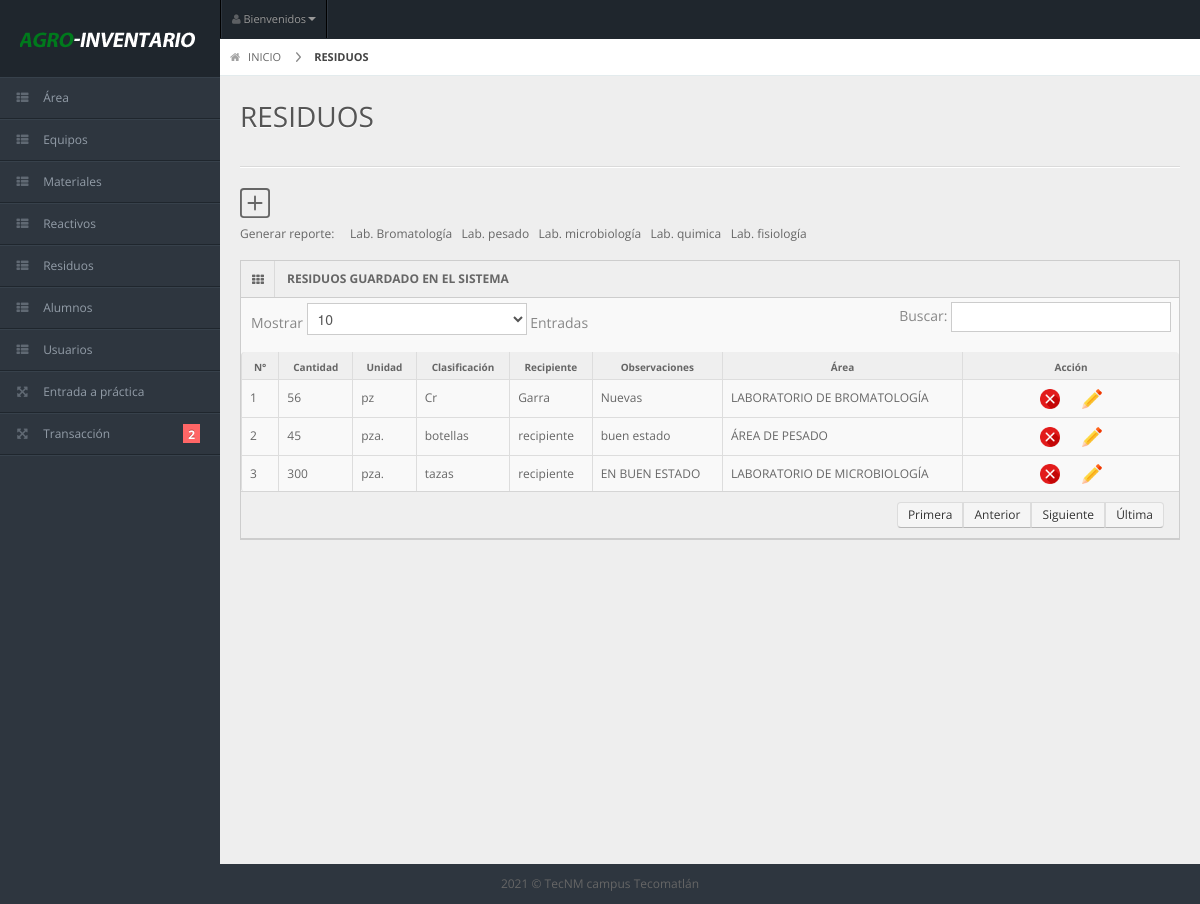
/l_residuos.php (signed in), run on the app's committed database.
### tables this page shows
CREATE TABLE `residuos` (
  `idresiduos` int(11) NOT NULL,
  `cantidad` int(11) NOT NULL,
  `unidad` varchar(30) NOT NULL,
  `clasificacion` varchar(30) NOT NULL,
  `recipiente` varchar(30) NOT NULL,
  `observaciones` varchar(30) NOT NULL,
  `idarea` int(11) NOT NULL
);

CREATE TABLE `area` (
  `idarea` int(11) NOT NULL,
  `nombrearea` varchar(60) DEFAULT NULL,
  `responsable` varchar(60) DEFAULT NULL
);

### l_residuos.php (the view, shortened to what this page needs)
 <?php
 if ($_SESSION['validar'] ==1) {
?>
<!DOCTYPE html>
<?php
require_once 'connect.php';
?>
<html lang="en">
<head>
  <link rel="stylesheet" href="css/bootstrap.min.css" />
  <link rel="stylesheet" href="css/bootstrap-responsive.min.css" />
  <link rel="stylesheet" href="css/uniform.css" />
  <link rel="stylesheet" href="css/select2.css" />
  <link rel="stylesheet" href="css/matrix-style.css" />
  <link rel="stylesheet" href="css/matrix-media.css" />
  <link href="font-awesome/css/font-awesome.css" rel="stylesheet" />
</head>
<body>
  <?php
  include('menu.php');
  ?>
  <div id="content">
    <div id="content-header">
      <div id="breadcrumb"> <a href="index.php" title="Go to Home" class="tip-bottom"><i class="icon-home"></i> INICIO</a> <a href="#" class="current">RESIDUOS</a> </div>
      <h1>RESIDUOS</h1>
    </div>
    <div class="container-fluid">
      <hr>
      <div class="row-fluid">
        <div class="span12">
           <a href="residuos.php"></a>
           <p> Generar reporte: &nbsp; &nbsp;
          <a href="pdf_res_bromato.php" target="_blank" >Lab. Bromatología</a>
          <a href="pdf_res_pesado.php" target="_blank" >Lab. pesado</a>
          <a href="pdf_res_micro.php" target="_blank" >Lab. microbiología</a>
          <a href="pdf_res_quimi.php" target="_blank" >Lab. quimica</a>
          <a href="pdf_res_fisio.php" target="_blank" >Lab. fisiología</a></p>
          <div class="widget-box">
            <div class="widget-title"> <span class="icon"><i class="icon-th"></i></span>
              <h5>RESIDUOS GUARDADO EN EL SISTEMA</h5>
            </div>
            <div class="widget-content nopadding">
              <table class="table table-bordered data-table">
                <thead>
                  <tr>
                    <th>N°</th>
                    <th>Cantidad</th>
                    <th>Unidad</th>
                    <th>Clasificación</th>
                    <th>Recipiente</th>
                    <th>Observaciones</th>
                    <th>Área</th>
                    <th>Acción</th>
                  </tr>
                </thead>
                <tbody>
                  <?php
                  $qreactivos = $conn->query("select residuos.idresiduos, residuos.cantidad, residuos.unidad, residuos.clasificacion, residuos.recipiente, residuos.observaciones, area.nombrearea
                   from residuos
                   inner join area on  area.idarea = residuos.idarea") or die(mysqli_error());
                  $count = 0;
                  while($fila = $qreactivos->fetch_array()){
                   $count++;
                   ?>
                   <tr>
                    <td><?php echo $count; ?></td>
                    <td><?php echo $fila['cantidad']?></td>
                    <td><?php echo $fila['unidad']?></td>
                    <td><?php echo $fila['clasificacion']?></td>
                    <td><?php echo $fila['recipiente']?></td>
                    <td><?php echo $fila['observaciones']?></td>
                    <td><?php echo $fila['nombrearea']?></td>
                   <td style="text-align: center; width: 200px;" >
                      <a onclick="preguntar(<?php echo $fila['idresiduos']?>)"><img src="img/boton-x.png"  width="20" height="20" border=0/> </a>
                      <?php echo "<a href='actualizar_residuo.php?idresiduos=".$fila['idresiduos']."'> <img src='img/boton-editar.png'  width='20' height='20' border=0/> </a>"; ?>
                    </td>
                  </tr>
                  <?php
                }
                ?>
              </tbody>
            </table>
          </div>
        </div>
      </div>
    </div>
  </div>
</div>
<div class="row-fluid">
  <div id="footer" class="span12"> 2021 &copy; TecNM campus Tecomatlán</a> </div>
</div>
</body>
</html>
<?php
}else{
  header("location:Login.php");
}
?>

### menu.php (shortened to what this page needs)
<div id="header">
  <h1>Inventario</h1>
</div>
<div id="user-nav" class="navbar navbar-inverse">
  <ul class="nav">
    <li  class="dropdown" id="profile-messages" ><a title="" href="index.php" data-toggle="dropdown" data-target="#profile-messages" class="dropdown-toggle"><i class="icon icon-user"></i>  <span class="text">Bienvenidos</span><b class="caret"></b></a>
    </li>
  </ul>
</div>
<div id="sidebar"><a href="#" class="visible-phone"><i class="icon icon-home"></i> TABLERO</a>
  <ul>
    <li> <a href="l_area.php"><i class="icon icon-th-list"></i> <span>Área</span></a></li>
    <li> <a href="l_equipos.php"><i class="icon icon-th-list"></i> <span>Equipos</span></a></li>
    <li> <a href="l_materiales.php"><i class="icon icon-th-list"></i> <span>Materiales</span></a></li>
    <li> <a href="l_reactivos.php"><i class="icon icon-th-list"></i> <span>Reactivos</span></a></li>
    <li> <a href="l_residuos.php"><i class="icon icon-th-list"></i> <span>Residuos</span></a></li>
    <li> <a href="l_usuario.php"><i class="icon icon-th-list"></i> <span>Alumnos</span></a></li>
    <li> <a href="l_usuarios.php"><i class="icon icon-th-list"></i> <span>Usuarios</span></a></li>
    <li class="submenu"> <a href="#"><i class="icon icon-fullscreen"></i> <span>Entrada a práctica</span></a>
    </li>
    <li class="submenu"> <a href="#"><i class="icon icon-fullscreen"></i> <span>Transacción</span> <span class="label label-important">2</span></a>
    </li>
  </ul>
</div>

### css/matrix-style.css (style rules this page uses)
* { outline:none !important; -moz-outline: none !important; }
html, body { height:100% }
body { overflow-x: hidden; margin-top: -10px; font-family: 'Open Sans', sans-serif; font-size:12px; color:#666; }
a { color:#666; }
select, textarea, input[type="text"], input[type="password"], input[type="datetime"], input[type="datetime-local"], input[type="date"], input[type="month"], input[type="time"], input[type="week"], input[type="number"], input[type="email"], input[type="url"], input[type="search"], input[type="tel"], input[type="color"], .uneditable-input, .label, .dropdown-menu, .btn, .well, .progress, .table-bordered, .btn-group > .btn:first-child, .btn-group > .btn:last-child, .btn-group > .btn:last-child, .btn-group > .dropdown-toggle, .alert { border-radius:0px; }
#footer { padding:10px; text-align:center; }
hr { border-top-color:#dadada; }
.label-important, .badge-important { background:#f74d4d; }
#header { height: 77px; position: relative; width: 100%; z-index: -9; }
#header h1 { background: url("../img/logo.png") no-repeat scroll 0 0 transparent; height: 31px; left: 20px; line-height: 600px; overflow: hidden; position: relative; top: 26px; width: 191px; }
#user-nav { position: absolute; left: 220px; top:0px; z-index: 20; margin: 0; }
#user-nav > ul { margin: 0; padding: 0; list-style: none; border-right: 1px solid #2e363f;border-left: 1px solid #000; }
#user-nav > ul > li { float: left; list-style-type: none; margin: 0; position: relative; padding: 0; border-left: 1px solid #2e363f; border-right: 1px solid #000; }
#user-nav > ul > li > a { padding:9px 10px; display: block; font-size: 11px; }
#user-nav > ul > li > a > i, #sidebar li a i { opacity: .5; margin-top: 2px; }
#sidebar { display: block; float: left; position: relative; width: 220px; z-index: 16; }
#sidebar > ul { list-style: none; margin: 0px 0 0; padding: 0; position: absolute; width: 220px; }
#sidebar > ul > li { display: block; position: relative; }
#sidebar > ul > li > a { padding: 10px 0 10px 15px; display: block; color: #939da8; }
#sidebar > ul > li > a > i { margin-right: 10px; }
#sidebar > ul > li > a > .label { margin: 0 20px 0 0; float: right; padding: 3px 5px 2px; }
#content { background: none repeat scroll 0 0 #eeeeee; margin-left: 220px; margin-right: 0; padding-bottom: 25px; position: relative; min-height:100%; width: auto; }
#content-header { position: abslute; width: 100%; margin-top: -38px; z-index: 20; }
#content-header h1 { color: #555555; font-size: 28px; font-weight: normal; float: none; text-shadow: 0 1px 0 #ffffff; margin-left: 20px; position: relative; }
#content-header h1, #content-header .btn-group { margin-top: 20px; }
#breadcrumb { background-color: #fff; border-bottom: 1px solid #e3ebed; }
#breadcrumb a { padding: 8px 20px 8px 10px; display: inline-block; background-image: url('../img/breadcrumb.png'); background-position: center right; background-repeat: no-repeat; font-size: 11px; color: #666666; }
#breadcrumb a:last-child { background-image:none; }
#breadcrumb a.current { font-weight: bold; color: #444444; }
#breadcrumb a i { margin-right: 5px; opacity: .6; }
.stat-boxes .peity_bar_good, .stat-boxes .peity_line_good, { color: #459D1C; }
.widget-box { background: none repeat scroll 0 0 #F9F9F9; border-left: 1px solid #CDCDCD; border-top: 1px solid #CDCDCD; border-right: 1px solid #CDCDCD; clear: both; margin-top: 16px; margin-bottom: 16px; position: relative; }
.widget-title, .modal-header, .table th, div.dataTables_wrapper .ui-widget-header { background:#efefef; border-bottom: 1px solid #CDCDCD; height: 36px; }
.widget-title span.icon { padding: 9px 10px 7px 11px; float: left; border-right:1px solid #dadada; }
.widget-title h5 { color: #666; float: left; font-size: 12px; font-weight: bold; padding: 12px; line-height: 12px; margin: 0; }
.widget-content { padding:15px; border-bottom: 1px solid #cdcdcd; }
.table th { height: auto; font-size: 10px; padding: 5px 10px 2px; border-bottom: 0; text-align: center; color: #666666; }
.nopadding { padding: 0 !important; }
.nopadding .table { margin-bottom: 0; }
.nopadding .table-bordered { border: 0; }

### css/matrix-media.css (style rules this page uses)
body { background:#2E363F; }
#header { background-color: #1f262d; margin-top:10px; }
#sidebar > ul { border-bottom: 1px solid #37414b }
#sidebar > ul > li { border-top: 1px solid #37414b; border-bottom: 1px solid #1f262d; }
#sidebar > ul > li > a > .label { background-color:#F66; }

### data on the page
residuos: cantidad "56", unidad "pz", clasificacion "Cr", recipiente "Garra", observaciones "Nuevas", idarea.nombrearea "LABORATORIO DE BROMATOLOGÍA"
residuos: cantidad "45", unidad "pza.", clasificacion "botellas", recipiente "recipiente", observaciones "buen estado", idarea.nombrearea "ÁREA DE PESADO"
residuos: cantidad "300", unidad "pza.", clasificacion "tazas", recipiente "recipiente", observaciones "EN BUEN ESTADO", idarea.nombrearea "LABORATORIO DE MICROBIOLOGÍA"
